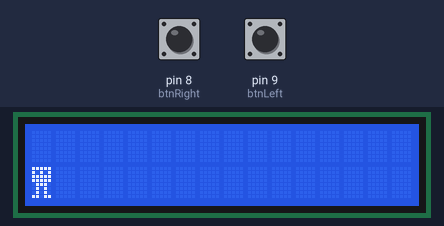
The sketch below on a simulated Arduino Uno, built with avr-gcc and run on an emulated ATmega328P. On the bench: 16×2 character LCD. The test bench sets the inputs (shaded band); at power-on: pin 8 (btnRight) HIGH, pin 9 (btnLeft) HIGH. What the sketch prints to the serial monitor is not drawn.

Above: at 1.2 s.
1.3 s: pin 8 (btnRight) pulled LOW for 0.15 s
At 2.4 s:
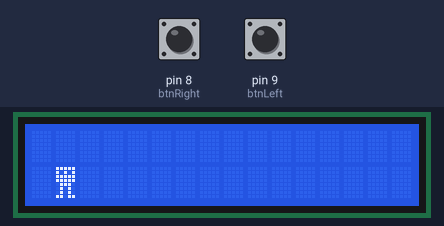
3.0 s: pin 8 (btnRight) pulled LOW for 1 s
At 5.0 s:
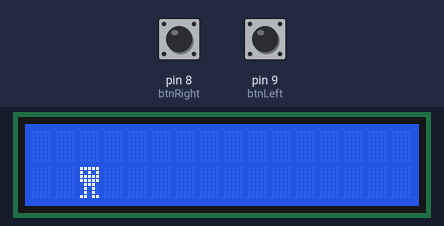
5.5 s: pin 9 (btnLeft) pulled LOW for 0.15 s
At 6.8 s:
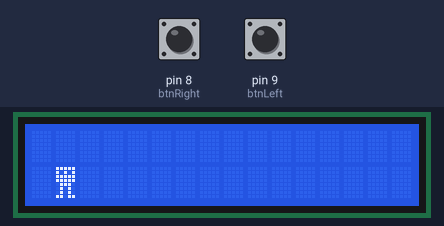
Timing chart, 0 to 8.5 s (numbered marks = the images above; inputs shaded):
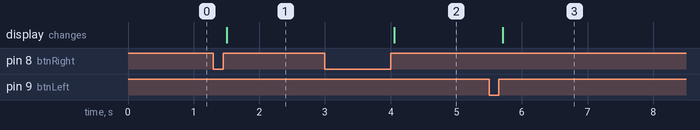

Measured:
- after the input at 1.3 s, the display: changes after 0.20 s (image 1)
- after the input at 3.0 s, the display: changes after 1.1 s (image 2)
- after the input at 5.5 s, the display: changes after 0.21 s (image 3)

The sketch:

LCD_move_char_project_I2C.ino
```cpp
#include <Wire.h>
#include <LiquidCrystal_I2C.h>
LiquidCrystal_I2C lcd(0x3F, 16, 2);

byte customChar[] = {
  B11111,
  B10101,
  B11111,
  B11111,
  B01110,
  B01010,
  B01010,
  B11011
};

const int btnLeft = 9;
const int btnRight = 8;

const int debounce_delay = 50;  // ms

bool btnL_state=HIGH;
bool prev_btnL_state;
unsigned long btnL_last_debounce = 0;

bool btnR_state=HIGH;
bool prev_btnR_state;
unsigned long btnR_last_debounce = 0;

int position = 0;

void setup() {
  lcd.begin();
  lcd.createChar(0, customChar);
  Serial.begin(9600);

  pinMode(btnLeft, INPUT);
  pinMode(btnRight, INPUT);
  digitalWrite(btnLeft, HIGH);
  digitalWrite(btnRight, HIGH);

  customCharShow();
}


void loop(){
  bool btnL_state_reading = digitalRead(btnLeft);
  bool btnR_state_reading = digitalRead(btnRight);

  if(btnL_state_reading == HIGH && prev_btnL_state == LOW){
    btnL_last_debounce = millis();
  }
  if(btnR_state_reading == HIGH && prev_btnR_state == LOW){
    btnR_last_debounce = millis();
  }

  if ( millis() > (btnL_last_debounce + debounce_delay) ) {
    if(btnL_state != btnL_state_reading){
      btnL_state = btnL_state_reading;
      if(btnL_state_reading == HIGH){
        Serial.println("LEFT");
        movechar('L');
      }
    }
  }
  if ( millis() > (btnR_last_debounce + debounce_delay) ) {
    if(btnR_state != btnR_state_reading){
      btnR_state = btnR_state_reading;
      if(btnR_state_reading == HIGH){
        Serial.println("RIGHT");
        movechar('R');
      }
    }
  }


  prev_btnL_state = btnL_state_reading;
  prev_btnR_state = btnR_state_reading;
}

void movechar(char direction){
  if(direction=='L' ){
    if(position>=1){
      position = position - 1;
      Serial.println("position changed");
      customCharShow();
    }
  }else if(direction=='R' ){
    if(position<=14){
      position = position + 1;
      Serial.println("position changed");
      customCharShow();
    }
  }
}

void customCharShow(){
  lcd.clear();
  lcd.setCursor(position,1);
  lcd.write((byte)0);
}
```
